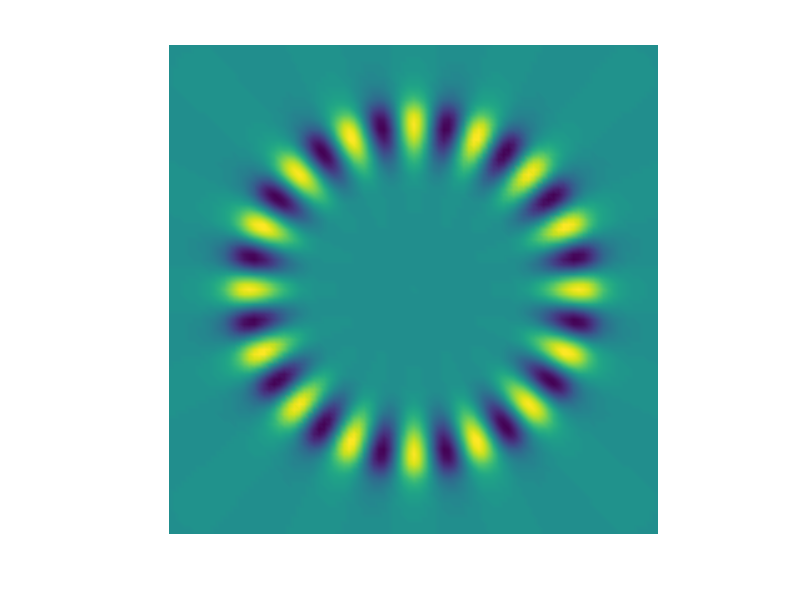

Here is the MATLAB script that generated this plot: (Note: this script raises an error after producing the figure.)
load epsdisk_data.mat;

figure;
pcolor(epsdiskR(2:end-1, 2:end-1)-epsdiskold(2:end-1, 2:end-1)); axis equal; 
axis off; shading interp; piyg; cb = colorbar; set(cb, 'location', 'east');
caxis( 0.025*[-1, 1]);
text(96.9, 100.5, '$\delta \varepsilon$', 'fontsize', 20, 'interpreter', 'latex');

figure;
pcolor(epsdiskI(2:end-1, 2:end-1)); axis equal; axis off; shading interp; 
piyg; cb = colorbar; set(cb, 'location', 'east'); 
text(96.9, 100.5, '$\delta \varepsilon$', 'fontsize', 20, 'interpreter', 'latex');
caxis( 1e-3*0.12*[-1, 1]);